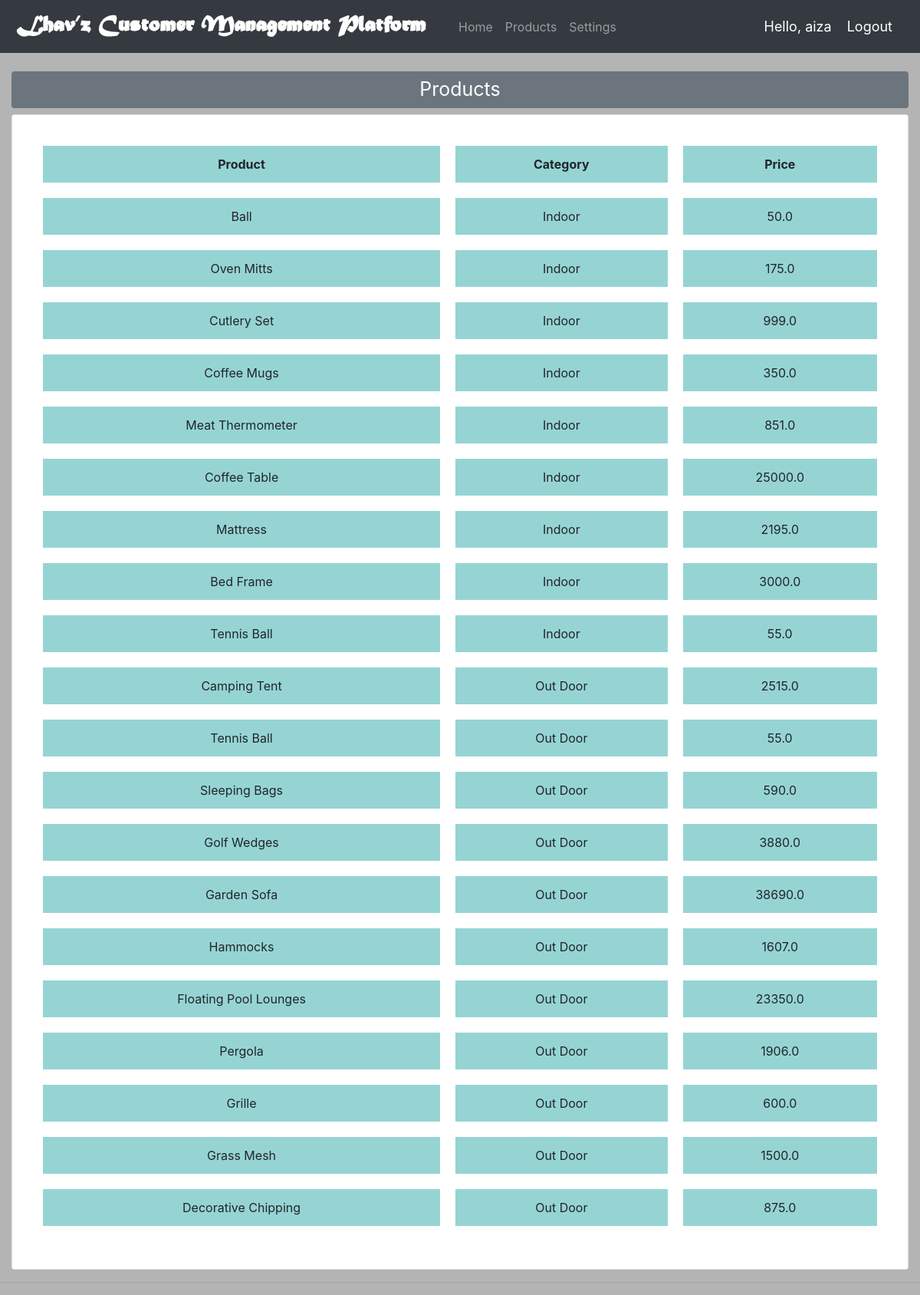
The app's page /products/ (signed in) with its own data.
### accounts/models.py (models this page shows, shortened)
class Product(models.Model):
	CATEGORY = (
			('Indoor', 'Indoor'),
			('Out Door', 'Out Door'),
			)
	name = models.CharField(max_length=200, null=True)
	price = models.FloatField(null=True)
	category = models.CharField(max_length=200, null=True, choices=CATEGORY)
	description = models.CharField(max_length=200, null=True, blank=True)
	date_created = models.DateTimeField(auto_now_add=True, null=True)
	tags = models.ManyToManyField(Tag)

### accounts/views.py (the view)
# urls.py: path('products/', views.products, name='products'),
@login_required(login_url='login')
def products(request):
	products = Product.objects.all()
	return render(request, 'accounts/products.html', {'products':products})

### accounts/templates/accounts/products.html (shortened to what this page needs)
{%  extends 'accounts/main.html' %}
{% block content %}
<!DOCTYPE html>
<html>
<head>
</head>
<body>
</body>
</html>
<body style="background-color:rgb(180, 180, 180);">
		<br>
				<!DOCTYPE html>
				<html>
				<head>
				</head>
				<body>
					<h5>
						<a style="font-size: 25px;" class="btn btn-secondary  btn-sm btn-block" href="">Products</a>
					</h5>
				</body>
				</html>
				<div style="text-align: center;" class="card card-body">
					<table class="table">
						<tr>
							<th >Product</th>
							<th>Category</th>
							<th>Price</th>
						</tr>
						{% for i in products %}
							<tr>
								<td>{{i.name}}</td>
								<td>{{i.category}}</td>
								<td>{{i.price}}</td>
							</tr>
						{% endfor %}
					</table>
				</div>
</body>
{% endblock content %}

### accounts/templates/accounts/main.html (shortened to what this page needs)
{% load static %}
<!DOCTYPE html>
<html>
<head>
  <link rel="stylesheet" href="https://stackpath.bootstrapcdn.com/bootstrap/4.3.1/css/bootstrap.min.css">
  <link rel="stylesheet" type="text/css" href="{% static '/css/main.css' %}">
</head>
<body>
  {%  include 'accounts/navbar.html' %}
  <div class="container-fluid">
  {% block content %}
  {% endblock %}
    </div>
  <hr>
</body>
</html>

### accounts/templates/accounts/navbar.html (shortened to what this page needs)
{% load static %}
<nav class="navbar navbar-expand-lg navbar-dark bg-dark">
 <img src="{% static 'images/logo.png' %}">
  <div class="collapse navbar-collapse" id="navbarNav">
    <ul class="navbar-nav">
      {% if request.user.is_staff %}
      <li class="nav-item active">
        <a class="nav-link" href="{% url 'home' %}">Dashboard</a>
      </li>
      <li class="nav-item">
        <a class="nav-link" href="{% url 'products' %}">Products</a>
      </li>
      {% else %}
      <li class="nav-item">
        <a class="nav-link" href="{% url 'user-page' %}">Home</a>
      </li>
      <li class="nav-item">
        <a class="nav-link" href="{% url 'products' %}">Products</a>
      </li>
       <li class="nav-item">
        <a class="nav-link" href="{% url 'account' %}">Settings</a>
      </li>
      {% endif %}
    </ul>
  </div>
  <span class="hello-msg">Hello, {{request.user}}</span>
  <span ><a  class="hello-msg" href="{% url 'logout' %}">Logout</a></span>
</nav>

### static/css/main.css (style rules this page uses)
body { background-color: #ebeff5; }

### accounts/templates/accounts/navbar.html (style rules this page uses)
.hello-msg { font-size: 18px; color: #fff; margin-right: 20px; }

### accounts/templates/accounts/products.html (style rules this page uses)
table, th, td { border: 20px solid white; border-collapse: collapse; }
th, td { background-color: #96D4D4; }

### records on screen
Product: name "Ball", category "Indoor", price "50.0"
Product: name "Oven Mitts", category "Indoor", price "175.0"
Product: name "Cutlery Set", category "Indoor", price "999.0"
Product: name "Coffee Mugs", category "Indoor", price "350.0"
Product: name "Meat Thermometer", category "Indoor", price "851.0"
Product: name "Coffee Table", category "Indoor", price "25000.0"
Product: name "Mattress", category "Indoor", price "2195.0"
Product: name "Bed Frame", category "Indoor", price "3000.0"
Product: name "Tennis Ball", category "Indoor", price "55.0"
Product: name "Camping Tent", category "Out Door", price "2515.0"
Product: name "Tennis Ball", category "Out Door", price "55.0"
Product: name "Sleeping Bags", category "Out Door", price "590.0"
Product: name "Golf Wedges", category "Out Door", price "3880.0"
Product: name "Garden Sofa", category "Out Door", price "38690.0"
Product: name "Hammocks", category "Out Door", price "1607.0"
Product: name "Floating Pool Lounges", category "Out Door", price "23350.0"
Product: name "Pergola", category "Out Door", price "1906.0"
Product: name "Grille", category "Out Door", price "600.0"
Product: name "Grass Mesh", category "Out Door", price "1500.0"
Product: name "Decorative Chipping", category "Out Door", price "875.0"

### other values on screen
{{ request.user }} "aiza"
